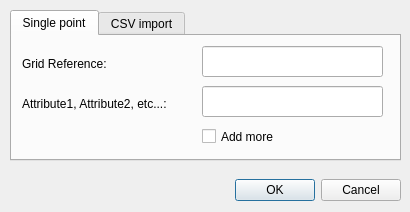
<?xml version="1.0" encoding="UTF-8"?>
<ui version="4.0">
 <class>Dialog</class>
 <widget class="QDialog" name="Dialog">
  <property name="geometry">
   <rect>
    <x>0</x>
    <y>0</y>
    <width>410</width>
    <height>212</height>
   </rect>
  </property>
  <property name="windowTitle">
   <string>British National Grid Reference</string>
  </property>
  <widget class="QDialogButtonBox" name="buttonBox">
   <property name="geometry">
    <rect>
     <x>30</x>
     <y>170</y>
     <width>371</width>
     <height>41</height>
    </rect>
   </property>
   <property name="orientation">
    <enum>Qt::Horizontal</enum>
   </property>
   <property name="standardButtons">
    <set>QDialogButtonBox::Cancel|QDialogButtonBox::Ok</set>
   </property>
  </widget>
  <widget class="QTabWidget" name="tabWidget">
   <property name="geometry">
    <rect>
     <x>10</x>
     <y>10</y>
     <width>391</width>
     <height>151</height>
    </rect>
   </property>
   <property name="currentIndex">
    <number>0</number>
   </property>
   <widget class="QWidget" name="tab1">
    <attribute name="title">
     <string>Single point</string>
    </attribute>
    <widget class="QCheckBox" name="addMore">
     <property name="geometry">
      <rect>
       <x>190</x>
       <y>90</y>
       <width>111</width>
       <height>21</height>
      </rect>
     </property>
     <property name="text">
      <string>Add more</string>
     </property>
    </widget>
    <widget class="QLabel" name="label_2">
     <property name="geometry">
      <rect>
       <x>10</x>
       <y>60</y>
       <width>181</width>
       <height>16</height>
      </rect>
     </property>
     <property name="text">
      <string>Attribute1, Attribute2, etc...:</string>
     </property>
    </widget>
    <widget class="QLabel" name="label">
     <property name="geometry">
      <rect>
       <x>10</x>
       <y>20</y>
       <width>121</width>
       <height>16</height>
      </rect>
     </property>
     <property name="text">
      <string>Grid Reference:</string>
     </property>
    </widget>
    <widget class="QLineEdit" name="textAttributes">
     <property name="geometry">
      <rect>
       <x>190</x>
       <y>50</y>
       <width>181</width>
       <height>31</height>
      </rect>
     </property>
     <property name="toolTip">
      <string>Enter a comma delimited list of attributes to be assigned to the point (for example a label and telephone number).</string>
     </property>
     <property name="name" stdset="0">
      <string>textAttributes</string>
     </property>
    </widget>
    <widget class="QLineEdit" name="textGridRef">
     <property name="geometry">
      <rect>
       <x>190</x>
       <y>10</y>
       <width>181</width>
       <height>31</height>
      </rect>
     </property>
     <property name="toolTip">
      <string>Enter the British national grid reference string where your desired point is to be placed</string>
     </property>
     <property name="name" stdset="0">
      <string>textGridRef</string>
     </property>
    </widget>
   </widget>
   <widget class="QWidget" name="tab2">
    <attribute name="title">
     <string>CSV import</string>
    </attribute>
    <widget class="QLabel" name="label_3">
     <property name="geometry">
      <rect>
       <x>10</x>
       <y>20</y>
       <width>57</width>
       <height>14</height>
      </rect>
     </property>
     <property name="text">
      <string>CSV file:</string>
     </property>
    </widget>
    <widget class="QLineEdit" name="fileNameField">
     <property name="geometry">
      <rect>
       <x>80</x>
       <y>10</y>
       <width>241</width>
       <height>31</height>
      </rect>
     </property>
    </widget>
    <widget class="QPushButton" name="fileButton">
     <property name="geometry">
      <rect>
       <x>330</x>
       <y>10</y>
       <width>41</width>
       <height>31</height>
      </rect>
     </property>
     <property name="text">
      <string>...</string>
     </property>
    </widget>
    <widget class="QLabel" name="label_4">
     <property name="geometry">
      <rect>
       <x>10</x>
       <y>70</y>
       <width>61</width>
       <height>16</height>
      </rect>
     </property>
     <property name="text">
      <string>Delimiter:</string>
     </property>
    </widget>
    <widget class="QLineEdit" name="delimiterField">
     <property name="geometry">
      <rect>
       <x>80</x>
       <y>60</y>
       <width>41</width>
       <height>31</height>
      </rect>
     </property>
     <property name="text">
      <string>,</string>
     </property>
    </widget>
    <widget class="QLineEdit" name="refColumnField">
     <property name="geometry">
      <rect>
       <x>330</x>
       <y>60</y>
       <width>41</width>
       <height>31</height>
      </rect>
     </property>
     <property name="text">
      <string>1</string>
     </property>
    </widget>
    <widget class="QLabel" name="label_5">
     <property name="geometry">
      <rect>
       <x>180</x>
       <y>70</y>
       <width>151</width>
       <height>16</height>
      </rect>
     </property>
     <property name="text">
      <string>Grid reference column:</string>
     </property>
    </widget>
   </widget>
  </widget>
 </widget>
 <resources/>
 <connections>
  <connection>
   <sender>buttonBox</sender>
   <signal>accepted()</signal>
   <receiver>Dialog</receiver>
   <slot>accept()</slot>
   <hints>
    <hint type="sourcelabel">
     <x>248</x>
     <y>254</y>
    </hint>
    <hint type="destinationlabel">
     <x>157</x>
     <y>274</y>
    </hint>
   </hints>
  </connection>
  <connection>
   <sender>buttonBox</sender>
   <signal>rejected()</signal>
   <receiver>Dialog</receiver>
   <slot>reject()</slot>
   <hints>
    <hint type="sourcelabel">
     <x>316</x>
     <y>260</y>
    </hint>
    <hint type="destinationlabel">
     <x>286</x>
     <y>274</y>
    </hint>
   </hints>
  </connection>
 </connections>
</ui>
